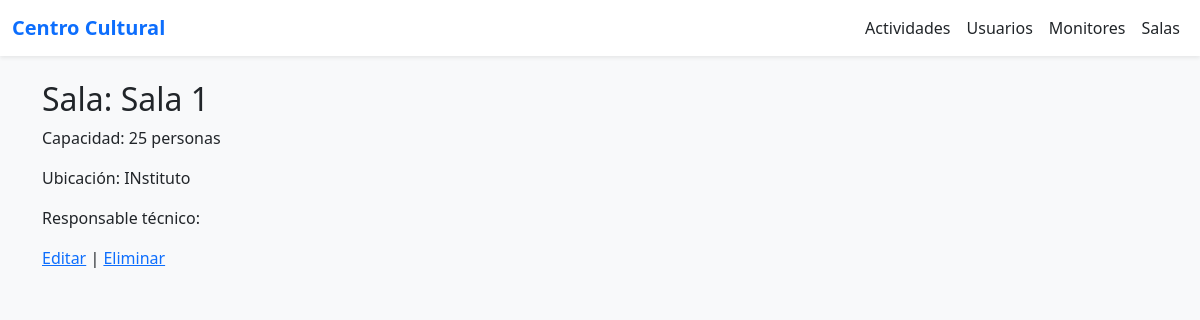
Page /salas/6/ on the committed database.
### app_bbdd/models.py (models this page shows, shortened)
class Sala(models.Model):
    nombre = models.CharField(max_length=100, unique=True)
    capacidad = models.PositiveIntegerField()
    ubicacion = models.CharField(max_length=100)
    responsable = models.OneToOneField(ResponsableSala, on_delete=models.CASCADE)

### app_bbdd/views.py (the view)
# urls.py: path('<int:id>/', views.detalle_sala, name='detalle_sala'),
def detalle_sala(request, id):
    sala = get_object_or_404(Sala, id=id)
    return render(request, 'salas/detalle.html', {'sala': sala})

### app_bbdd/templates/salas/detalle.html
{% extends 'base.html' %}
{% block content %}
<h2>Sala: {{ sala.nombre }}</h2>
<p>Capacidad: {{ sala.capacidad }} personas</p>
<p>Ubicación: {{ sala.ubicacion }}</p>
<p>Responsable técnico: {{ sala.responsable_tecnico.nombre }}</p>
<a href="{% url 'editar_sala' sala.id %}">Editar</a> |
<a href="{% url 'eliminar_sala' sala.id %}">Eliminar</a>
{% endblock %}

### rows in the picture
Sala: nombre "Sala 1", capacidad "25", ubicacion "INstituto"
